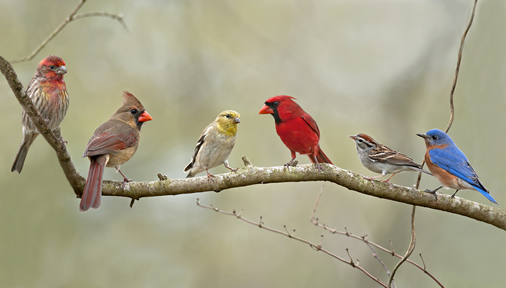
#> input picture sample.jpg, 506 x 288 px
$ python crop.py
#> lines starting #> are read from the running program, lines starting #| are printed output that depends on the picture
import os
import json
from PIL import Image

# === CONFIG ===
image_path = "sample.jpg"
json_path = "bird_boxes.json"
output_dir = "cropped_birds"

# Create output folder if it doesn't exist
os.makedirs(output_dir, exist_ok=True)

# Load image
image = Image.open(image_path)
#> image is the input picture: PIL image 506x288 RGB; mean R, G, B 166.4, 161.7, 136.4

# Load bounding boxes from JSON
with open(json_path, "r") as f:
#> (reads bird_boxes.json from the repository)
    bird_boxes = json.load(f)

# Crop and save each bounding box
for idx, box_info in enumerate(bird_boxes):
    bbox = box_info["bbox"]
    x1, y1, x2, y2 = int(bbox["x1"]), int(bbox["y1"]), int(bbox["x2"]), int(bbox["y2"])

    # Crop the image
    cropped_img = image.crop((x1, y1, x2, y2))

    # Save cropped image
    output_path = os.path.join(output_dir, f"bird_{idx}.jpg")
    cropped_img.save(output_path)
    print(f"Saved {output_path}")
#> this loop made 6 passes
#> pass 1, `cropped_img = image.crop((x1, y1, x2, y2))`:
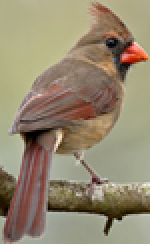
#> cropped_img: PIL image 75x122 RGB (shown 2 times larger); mean R, G, B 149.2, 136.4, 112
#> pass 2, `cropped_img = image.crop((x1, y1, x2, y2))`:
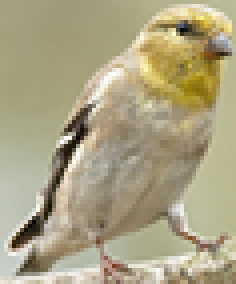
#> cropped_img: PIL image 59x71 RGB (shown 4 times larger); mean R, G, B 171.2, 163.1, 131.1
#> pass 3, `cropped_img = image.crop((x1, y1, x2, y2))`:
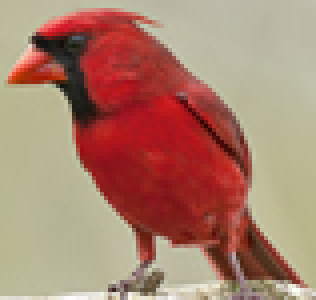
#> cropped_img: PIL image 79x75 RGB (shown 4 times larger); mean R, G, B 171.1, 128.2, 109.6
#> after the loop:
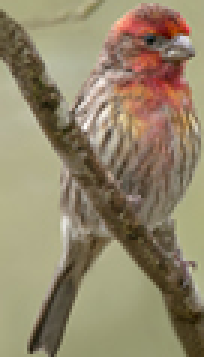
#> cropped_img: PIL image 68x119 RGB (shown 3 times larger); mean R, G, B 146.5, 133.6, 106.4
